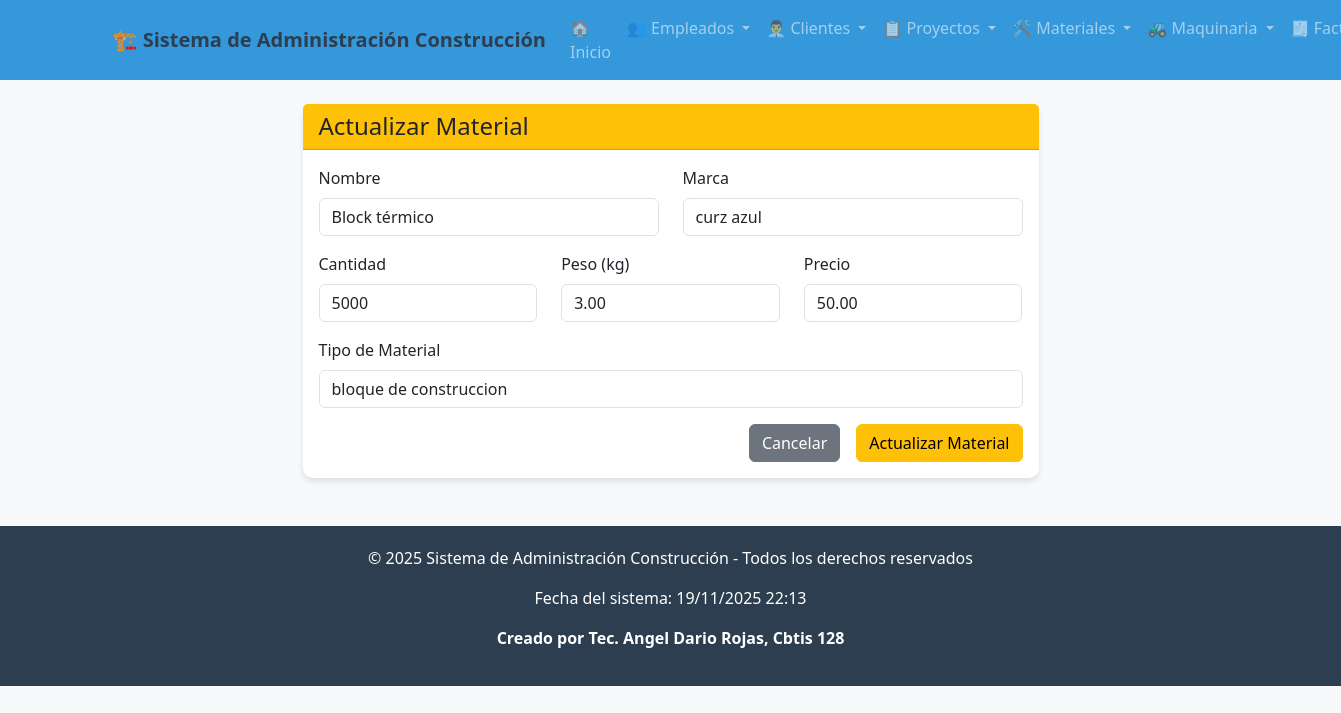
Screenshot of /material/actualizar/1/ with the database file from the repository.
### app_Construccion/models.py (models this page shows, shortened)
class Material(models.Model):
    nombre = models.CharField(max_length=100)
    marca = models.CharField(max_length=100)
    cantidad = models.IntegerField()
    peso = models.DecimalField(max_digits=10, decimal_places=2)
    tipo = models.CharField(max_length=100)
    precio = models.DecimalField(max_digits=12, decimal_places=2)

### app_Construccion/views.py (the view, shortened to what this page needs)
# urls.py: path('material/actualizar/<int:material_id>/', views.actualizar_material, name='actualizar_material'),
def actualizar_material(request, material_id):
    material = get_object_or_404(Material, id=material_id)
    return render(request, 'material/actualizar_material.html', {'material': material})

### app_Construccion/templates/material/actualizar_material.html (shortened to what this page needs)
{% extends 'base.html' %}
{% block content %}
<div class="row justify-content-center">
    <div class="col-md-8">
        <div class="card">
            <div class="card-header bg-warning text-dark">
                <h4 class="mb-0">Actualizar Material</h4>
            </div>
            <div class="card-body">
                <form method="POST">
                    <div class="row">
                        <div class="col-md-6 mb-3">
                            <label for="nombre" class="form-label">Nombre</label>
                            <input type="text" class="form-control" id="nombre" name="nombre" value="{{ material.nombre }}" required>
                        </div>
                        <div class="col-md-6 mb-3">
                            <label for="marca" class="form-label">Marca</label>
                            <input type="text" class="form-control" id="marca" name="marca" value="{{ material.marca }}" required>
                        </div>
                    </div>
                    <div class="row">
                        <div class="col-md-4 mb-3">
                            <label for="cantidad" class="form-label">Cantidad</label>
                            <input type="number" class="form-control" id="cantidad" name="cantidad" value="{{ material.cantidad }}" required>
                        </div>
                        <div class="col-md-4 mb-3">
                            <label for="peso" class="form-label">Peso (kg)</label>
                            <input type="number" step="0.01" class="form-control" id="peso" name="peso" value="{{ material.peso }}" required>
                        </div>
                        <div class="col-md-4 mb-3">
                            <label for="precio" class="form-label">Precio</label>
                            <input type="number" step="0.01" class="form-control" id="precio" name="precio" value="{{ material.precio }}" required>
                        </div>
                    </div>
                    <div class="mb-3">
                        <label for="tipo" class="form-label">Tipo de Material</label>
                        <input type="text" class="form-control" id="tipo" name="tipo" value="{{ material.tipo }}" required>
                    </div>
                    <div class="d-grid gap-2 d-md-flex justify-content-md-end">
                        <a href="{% url 'ver_materiales' %}" class="btn btn-secondary me-md-2">Cancelar</a>
                        <button type="submit" class="btn btn-warning">Actualizar Material</button>
                    </div>
                </form>
            </div>
        </div>
    </div>
</div>
{% endblock %}

### app_Construccion/templates/base.html (style rules this page uses)
body { background-color: #f8f9fa; font-family: 'Segoe UI', Tahoma, Geneva, Verdana, sans-serif; }
.card { border: none; border-radius: 10px; box-shadow: 0 4px 6px rgba(0,0,0,0.1); }

### rows the page displays
Material: nombre "Block térmico", marca "curz azul", cantidad "5000", peso "3.00", precio "50.00", tipo "bloque de construccion"
